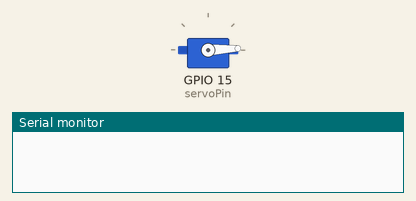
This sketch was run on a simulated ESP32. Parts: servo, the last lines printed to the serial monitor.

Above: at 0.05 s.
At 1.3 s:
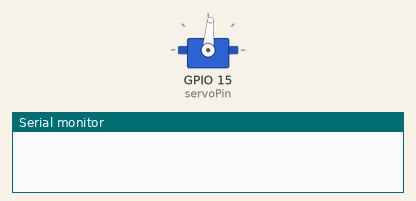
At 2.6 s:
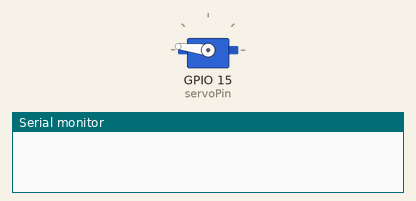
At 5.2 s:
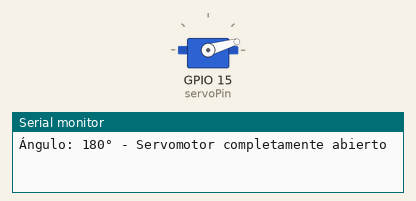
Timing chart, 0 to 7.1 s (numbered marks = the images above):
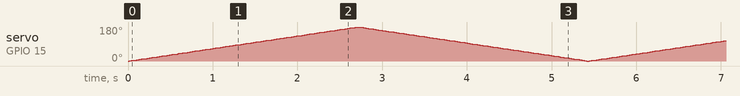

The sketch:

Servomotor.ino
```cpp
#include <ESP32Servo.h>  // Usamos la librería ESP32Servo

Servo myServo;  // Crea un objeto Servo
int servoPin = 15;  // El pin GPIO al que conectas el servomotor

void setup() {
  Serial.begin(115200);  // Inicializa el monitor serial
  myServo.attach(servoPin);  // Adjunta el servomotor al pin GPIO 15
}

void loop() {
  // Movimiento de 0° a 180°
  for (int angle = 0; angle <= 180; angle++) {
    myServo.write(angle);  // Mueve el servomotor al ángulo especificado
    delay(15);  // Pausa para permitir el movimiento
    if (angle == 180) {
      Serial.println("Ángulo: 180° - Servomotor completamente abierto");
    }
  }

  // Movimiento de 180° a 0°
  for (int angle = 180; angle >= 0; angle--) {
    myServo.write(angle);  // Mueve el servomotor al ángulo especificado
    delay(15);  // Pausa para permitir el movimiento
    if (angle == 0) {
      Serial.println("Ángulo: 0° - Servomotor completamente cerrado");
    }
  }
}
```
